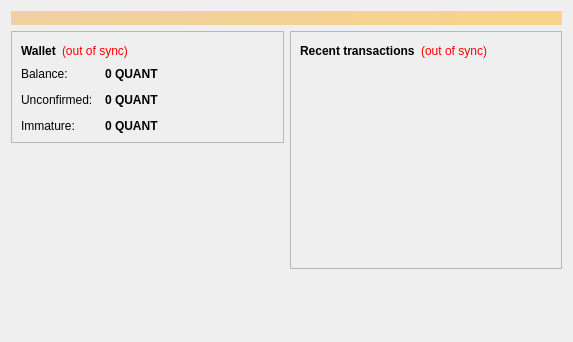
<?xml version="1.0" encoding="UTF-8"?>
<ui version="4.0">
 <class>OverviewPage</class>
 <widget class="QWidget" name="OverviewPage">
  <property name="geometry">
   <rect>
    <x>0</x>
    <y>0</y>
    <width>573</width>
    <height>342</height>
   </rect>
  </property>
  <property name="windowTitle">
   <string>Form</string>
  </property>
  <layout class="QVBoxLayout" name="topLayout">
   <item>
    <widget class="QLabel" name="labelAlerts">
     <property name="visible">
      <bool>false</bool>
     </property>
     <property name="styleSheet">
      <string notr="true">background-color: qlineargradient(x1: 0, y1: 0, x2: 1, y2: 0, stop:0 #F0D0A0, stop:1 #F8D488); color:#000000;</string>
     </property>
     <property name="wordWrap">
      <bool>true</bool>
     </property>
     <property name="margin">
      <number>3</number>
     </property>
    </widget>
   </item>
   <item>
    <layout class="QHBoxLayout" name="horizontalLayout" stretch="1,1">
     <item>
      <layout class="QVBoxLayout" name="verticalLayout_2">
       <item>
        <widget class="QFrame" name="frame">
         <property name="frameShape">
          <enum>QFrame::StyledPanel</enum>
         </property>
         <property name="frameShadow">
          <enum>QFrame::Raised</enum>
         </property>
         <layout class="QVBoxLayout" name="verticalLayout_4">
          <item>
           <layout class="QHBoxLayout" name="horizontalLayout_4">
            <item>
             <widget class="QLabel" name="label_5">
              <property name="font">
               <font>
                <weight>75</weight>
                <bold>true</bold>
               </font>
              </property>
              <property name="text">
               <string>Wallet</string>
              </property>
             </widget>
            </item>
            <item>
             <widget class="QLabel" name="labelWalletStatus">
              <property name="toolTip">
               <string>The displayed information may be out of date. Your wallet automatically synchronizes with the Quantum network after a connection is established, but this process has not completed yet.</string>
              </property>
              <property name="styleSheet">
               <string notr="true">QLabel { color: red; }</string>
              </property>
              <property name="text">
               <string notr="true">(out of sync)</string>
              </property>
              <property name="alignment">
               <set>Qt::AlignLeading|Qt::AlignLeft|Qt::AlignVCenter</set>
              </property>
             </widget>
            </item>
            <item>
             <spacer name="horizontalSpacer_2">
              <property name="orientation">
               <enum>Qt::Horizontal</enum>
              </property>
              <property name="sizeHint" stdset="0">
               <size>
                <width>40</width>
                <height>20</height>
               </size>
              </property>
             </spacer>
            </item>
           </layout>
          </item>
          <item>
           <layout class="QFormLayout" name="formLayout_2">
            <property name="fieldGrowthPolicy">
             <enum>QFormLayout::AllNonFixedFieldsGrow</enum>
            </property>
            <property name="horizontalSpacing">
             <number>12</number>
            </property>
            <property name="verticalSpacing">
             <number>12</number>
            </property>
            <item row="0" column="0">
             <widget class="QLabel" name="label">
              <property name="text">
               <string>Balance:</string>
              </property>
             </widget>
            </item>
            <item row="0" column="1">
             <widget class="QLabel" name="labelBalance">
              <property name="font">
               <font>
                <weight>75</weight>
                <bold>true</bold>
               </font>
              </property>
              <property name="cursor">
               <cursorShape>IBeamCursor</cursorShape>
              </property>
              <property name="toolTip">
               <string>Your current balance</string>
              </property>
              <property name="text">
               <string notr="true">0 QUANT</string>
              </property>
              <property name="textInteractionFlags">
               <set>Qt::LinksAccessibleByMouse|Qt::TextSelectableByKeyboard|Qt::TextSelectableByMouse</set>
              </property>
             </widget>
            </item>
            <item row="1" column="0">
             <widget class="QLabel" name="label_3">
              <property name="text">
               <string>Unconfirmed:</string>
              </property>
             </widget>
            </item>
            <item row="1" column="1">
             <widget class="QLabel" name="labelUnconfirmed">
              <property name="font">
               <font>
                <weight>75</weight>
                <bold>true</bold>
               </font>
              </property>
              <property name="cursor">
               <cursorShape>IBeamCursor</cursorShape>
              </property>
              <property name="toolTip">
               <string>Total of transactions that have yet to be confirmed, and do not yet count toward the current balance</string>
              </property>
              <property name="text">
               <string notr="true">0 QUANT</string>
              </property>
              <property name="textInteractionFlags">
               <set>Qt::LinksAccessibleByMouse|Qt::TextSelectableByKeyboard|Qt::TextSelectableByMouse</set>
              </property>
             </widget>
            </item>
            <item row="2" column="0">
             <widget class="QLabel" name="labelImmatureText">
              <property name="text">
               <string>Immature:</string>
              </property>
             </widget>
            </item>
            <item row="2" column="1">
             <widget class="QLabel" name="labelImmature">
              <property name="font">
               <font>
                <weight>75</weight>
                <bold>true</bold>
               </font>
              </property>
              <property name="toolTip">
               <string>Mined balance that has not yet matured</string>
              </property>
              <property name="text">
               <string notr="true">0 QUANT</string>
              </property>
              <property name="textInteractionFlags">
               <set>Qt::LinksAccessibleByMouse|Qt::TextSelectableByKeyboard|Qt::TextSelectableByMouse</set>
              </property>
             </widget>
            </item>
           </layout>
          </item>
         </layout>
        </widget>
       </item>
       <item>
        <spacer name="verticalSpacer">
         <property name="orientation">
          <enum>Qt::Vertical</enum>
         </property>
         <property name="sizeHint" stdset="0">
          <size>
           <width>20</width>
           <height>40</height>
          </size>
         </property>
        </spacer>
       </item>
      </layout>
     </item>
     <item>
      <layout class="QVBoxLayout" name="verticalLayout_3">
       <item>
        <widget class="QFrame" name="frame_2">
         <property name="frameShape">
          <enum>QFrame::StyledPanel</enum>
         </property>
         <property name="frameShadow">
          <enum>QFrame::Raised</enum>
         </property>
         <layout class="QVBoxLayout" name="verticalLayout">
          <item>
           <layout class="QHBoxLayout" name="horizontalLayout_2">
            <item>
             <widget class="QLabel" name="label_4">
              <property name="text">
               <string>&lt;b&gt;Recent transactions&lt;/b&gt;</string>
              </property>
             </widget>
            </item>
            <item>
             <widget class="QLabel" name="labelTransactionsStatus">
              <property name="toolTip">
               <string>The displayed information may be out of date. Your wallet automatically synchronizes with the Quantum network after a connection is established, but this process has not completed yet.</string>
              </property>
              <property name="styleSheet">
               <string notr="true">QLabel { color: red; }</string>
              </property>
              <property name="text">
               <string notr="true">(out of sync)</string>
              </property>
              <property name="alignment">
               <set>Qt::AlignRight|Qt::AlignTrailing|Qt::AlignVCenter</set>
              </property>
             </widget>
            </item>
            <item>
             <spacer name="horizontalSpacer">
              <property name="orientation">
               <enum>Qt::Horizontal</enum>
              </property>
              <property name="sizeHint" stdset="0">
               <size>
                <width>40</width>
                <height>20</height>
               </size>
              </property>
             </spacer>
            </item>
           </layout>
          </item>
          <item>
           <widget class="QListView" name="listTransactions">
            <property name="styleSheet">
             <string notr="true">QListView { background: transparent; }</string>
            </property>
            <property name="frameShape">
             <enum>QFrame::NoFrame</enum>
            </property>
            <property name="verticalScrollBarPolicy">
             <enum>Qt::ScrollBarAlwaysOff</enum>
            </property>
            <property name="horizontalScrollBarPolicy">
             <enum>Qt::ScrollBarAlwaysOff</enum>
            </property>
            <property name="selectionMode">
             <enum>QAbstractItemView::NoSelection</enum>
            </property>
           </widget>
          </item>
         </layout>
        </widget>
       </item>
       <item>
        <spacer name="verticalSpacer_2">
         <property name="orientation">
          <enum>Qt::Vertical</enum>
         </property>
         <property name="sizeHint" stdset="0">
          <size>
           <width>20</width>
           <height>40</height>
          </size>
         </property>
        </spacer>
       </item>
      </layout>
     </item>
    </layout>
   </item>
  </layout>
 </widget>
 <resources/>
 <connections/>
</ui>
